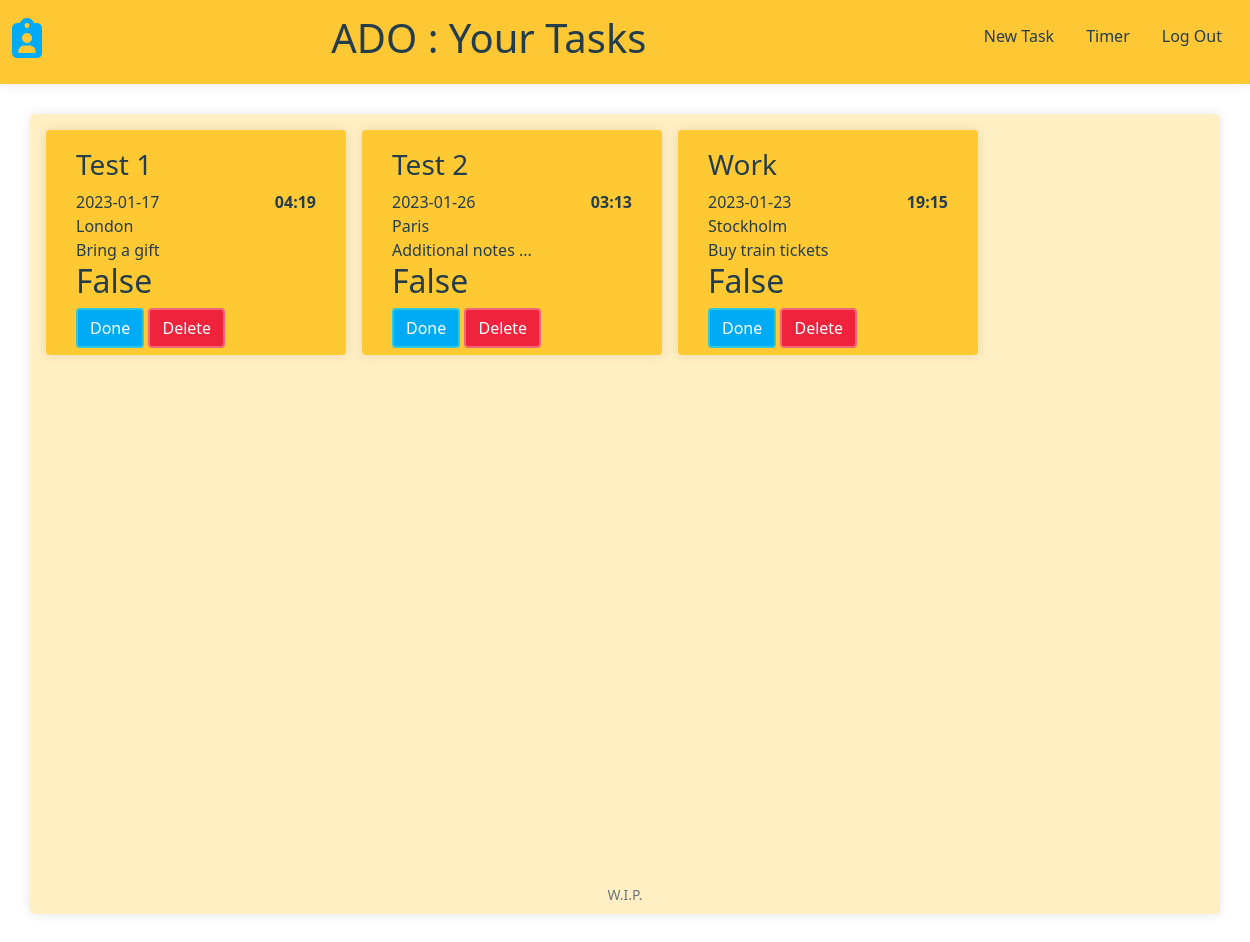
The app's page / (signed in), older data.
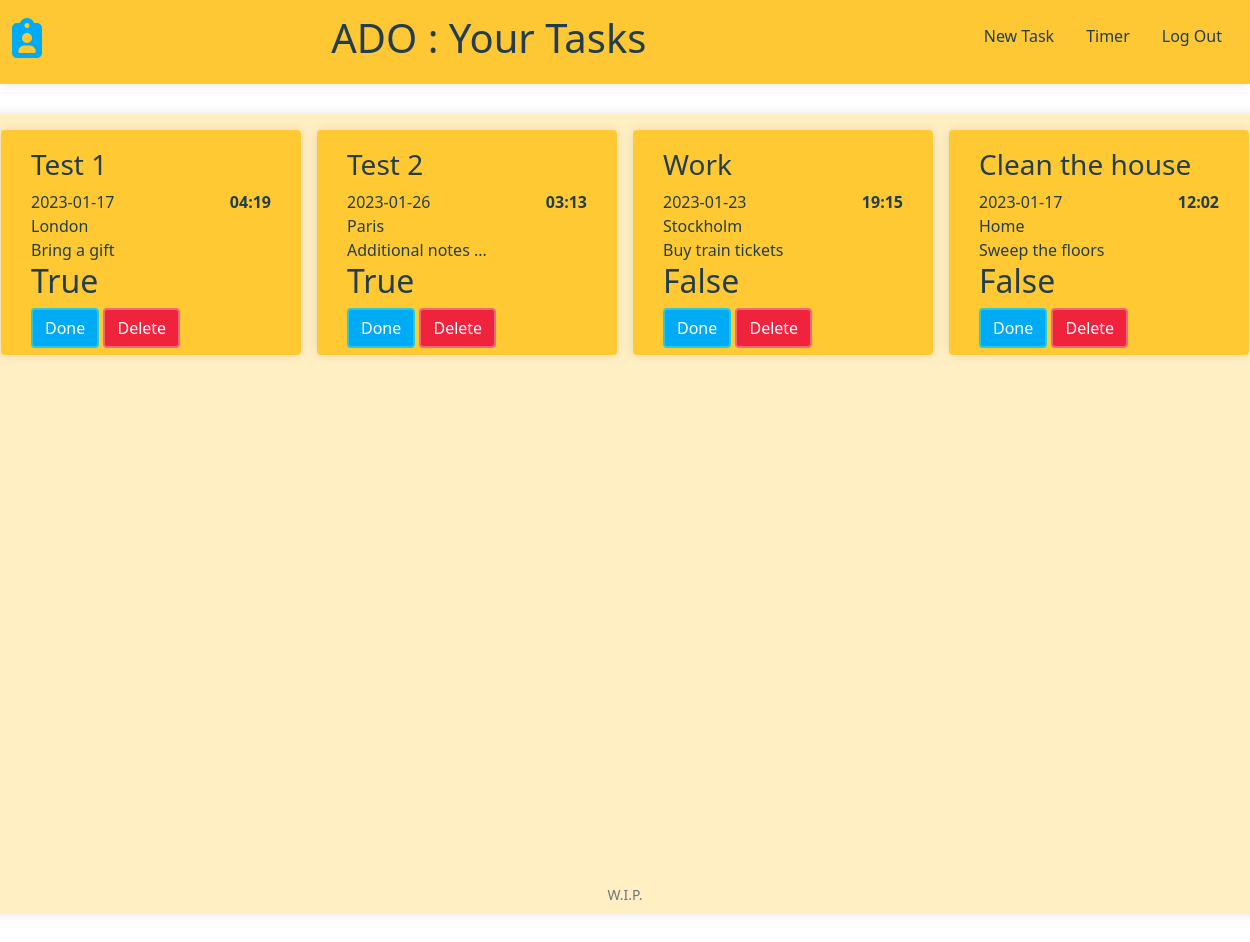
The same page, newer data.
### tables this page shows
CREATE TABLE tasks (
id INTEGER PRIMARY KEY AUTOINCREMENT NOT NULL,
task_head TEXT,
due DATETIME,
created_at DATETIME DEFAULT (datetime('now')),
notes TEXT,
user_id INTEGER,
location TEXT,
category TEXT,
time TIME,
complete BOOLEAN NOT NULL DEFAULT false,
updated_at DATETIME,
FOREIGN KEY (user_id) REFERENCES users(id));

### app.py (the view)
@app.route("/")
@login_required
def homepage():
    tasks = get_user_tasks(session["user_id"][0])
    return render_template("homepage.html", tasks=tasks)

### helpers.py (called while the page is built)
def login_required(f):
    @wraps(f)
    def decorated_function(*args, **kwargs):
        if session.get("user_id") is None:
            return redirect("/login")
        return f(*args, **kwargs)
    return decorated_function

def get_user_tasks(user_id):
    user_task_query = "SELECT * FROM tasks WHERE user_id = ?"
    cur = conn.cursor()
    cur.execute(user_task_query, (user_id,))
    task_response = cur.fetchall()
    tasks = []
    for task_entry in task_response:
        task = {}
        task["task_name"] = task_entry[1]
        task["task_due"] = task_entry[2]
        task["task_category"] = task_entry[7]
        task["task_time"] = task_entry[8]
        task["task_location"] = task_entry[6]
        task["task_notes"] = task_entry[4]
        task["task_created"] = task_entry[3]
        task["task_updated_at"] = task_entry[10]
        task["task_id"] = task_entry[0]
        if task_entry[9] == 0:
            task["task_completed"] = False
        else:
            task["task_completed"] = True
        tasks.append(task)
    return tasks

### templates/homepage.html (shortened to what this page needs)
{% extends "layout.html" %}  {% block title %} Your Tasks {% endblock %} {% block main %}
<div class="tasks-container">
  <div class="homepage-canvas">
    {% for task in tasks %}
    <div class="card-item" id="{{ task['task_id'] }}">
      <div>
        <h3>{{ task["task_name"].capitalize() }}</h3>
      </div>
      <div class="times">
        <p>{{ task["task_due"] }}</p>
        <p><strong>{{ task["task_time"] }}</strong></p>
      </div>
      <div>
        <p>{{ task["task_location"].capitalize() }}</p>
      </div>
      <div class="card-item-notes">
        <p>{{ task["task_notes"].capitalize() }}</p>
        <h2>{{ task["task_completed"] }}</h2>
      </div>
      <div class="card-task-buttons">
        <button
          class="btn primary-btn"
          id="done"
          value="{{ task['task_id'] }}"
        >
          Done
        </button>
        <button
          class="btn button-warning"
          id="delete"
          value="{{ task['task_id'] }}"
        >
          Delete
        </button>
      </div>
    </div>
    {% endfor %}
  </div>
</div>
{% endblock %}

### templates/layout.html (shortened to what this page needs)
<!DOCTYPE html>
<html lang="en">
  <head>
    <link
      href="https://cdn.jsdelivr.net/npm/bootstrap@5.1.3/dist/css/bootstrap.min.css"
      rel="stylesheet"
    />
    <link href="/static/styles.css" rel="stylesheet" />
  </head>
  <body>
    <nav class="navbar">
      <div class="container-fluid">
        <a class="navbar-brand" href="/"
          ><i class="fa-solid fa-clipboard-user"></i
        ></a>
        <h1>ADO : {% block title %} {% endblock %}</h1>
        {% if session["user_id"] %}
        <ul class="nav-items">
          <li class="nav-item">
            <a class="nav-link" href="/newTask">New Task</a>
          </li>
          <li class="nav-item">
            <a class="nav-link" href="/pomodoroTimer">Timer</a>
          </li>
          <li class="nav-item">
            <a class="nav-link" href="/logout">Log Out</a>
          </li>
        </ul>
        {% else %}
        <ul class="navbar-nav me-auto mt-2">
          <li class="nav-item"><a class="nav-link" href="/login">Log In</a></li>
        </ul>
        {% endif %}
      </div>
    </nav>
    <main>{% block main %}{% endblock %}</main>
    <footer class="small text-center text-muted">W.I.P.</footer>
  </body>
</html>

### static/styles.css (style rules this page uses)
body { background-color: #FFFFFF; color: #233D4D; }
main { height: 100vh; }
.tasks-container { display: flex; justify-content: center; }
.primary-btn { background-color: #00ABF5; border-style: solid; border-width: 2px; border-color: #2BC9DE; color: white; }
.button-warning { background-color: #ef233c; border-style: solid; border-width: 2px; border-color: #F46778; color: white; }

### static/components/navbar.css (style rules this page uses)
.navbar { background-color: #fec834; box-shadow: 0px 0px 12px rgba(0, 0, 0, 0.1); }
.nav-link { color: #233d4d; margin-top: 4px; }
.navbar-brand { font-size: 40px; color: #00abf5; padding: 0px; margin-right: 0px; margin-bottom: 8px; }
.nav-items { display: flex; list-style: none; }

### static/components/cards.css (style rules this page uses)
.homepage-canvas { width: auto; height: 100%; min-height: 100vh; background-color: #FFEFC2; margin: 30px; padding: 16px; box-shadow: 0px 0px 12px rgba(0, 0, 0, 0.1); border-radius: 5px; display: grid; grid-template-columns: 1fr 1fr 1fr 1fr; grid-gap: 16px; }
@media (min-width: 576px) { .homepage-canvas { grid-template-columns: 1fr 1fr; } }
@media (min-width: 768px) { .homepage-canvas { grid-template-columns: 1fr 1fr; } }
@media (min-width: 992px) { .homepage-canvas { grid-template-columns: 1fr 1fr 1fr; } }
@media (min-width: 1200px) { .homepage-canvas { grid-template-columns: 1fr 1fr 1fr 1fr; } }
.card-item { background-color: #FFC933; padding: 18px 30px 30px 30px; margin-bottom: 15px; border-radius: 4px; width: 300px; height: 225px; box-shadow: 0px 0px 12px rgba(0, 0, 0, 0.1) }
.card-item p { margin: 0; }
.times { display: flex; justify-content: space-between; }

Row changes from the older to the newer data that the page shows:
changed tasks "Test 1": task_completed "False" → "True"
changed tasks "Test 2": task_completed "False" → "True"
added tasks: task_name "Clean the house", task_due "2023-01-17", task_time "12:02", task_location "Home", task_notes "Sweep the floors", task_completed "False", {{ task['task_id'] }} 4 (drawn)
